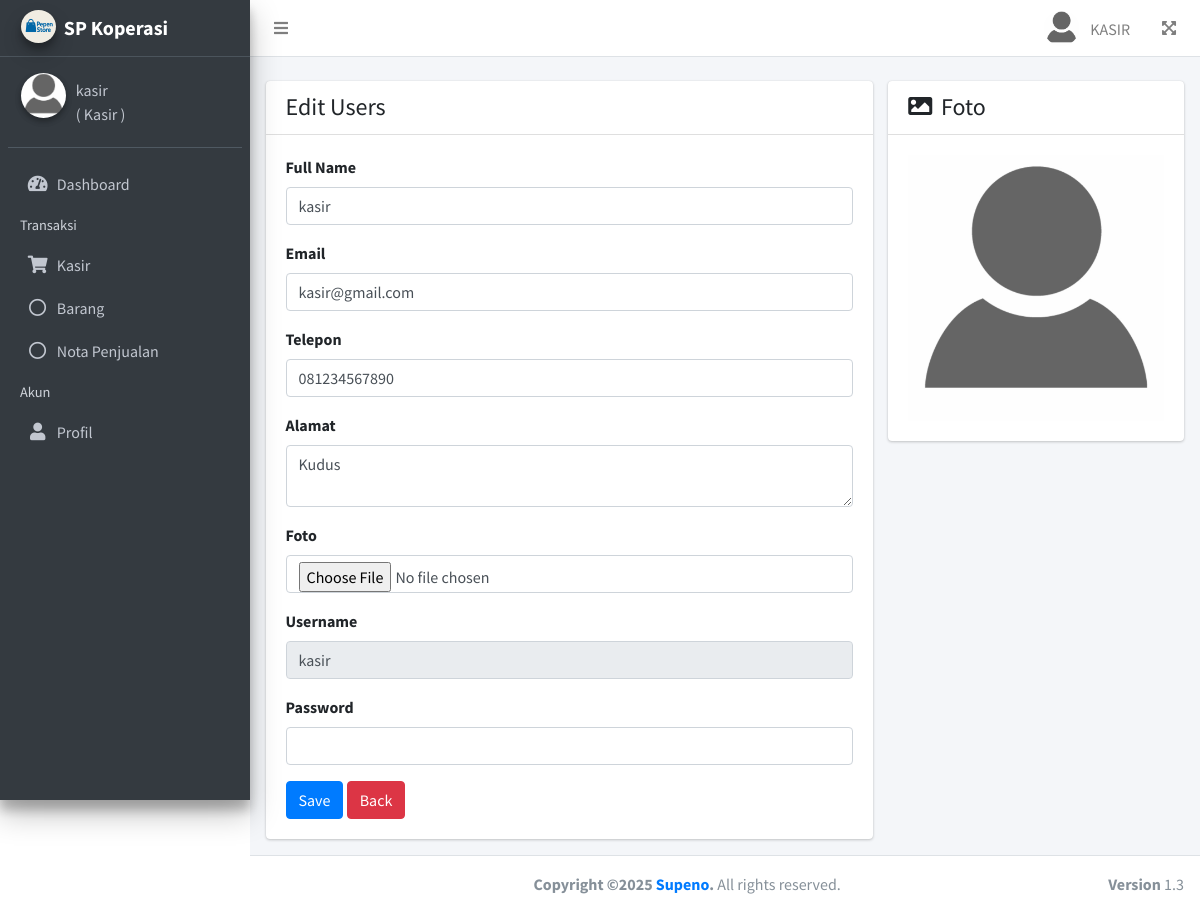
Before: /users/profil.php (signed in) with the older database file.
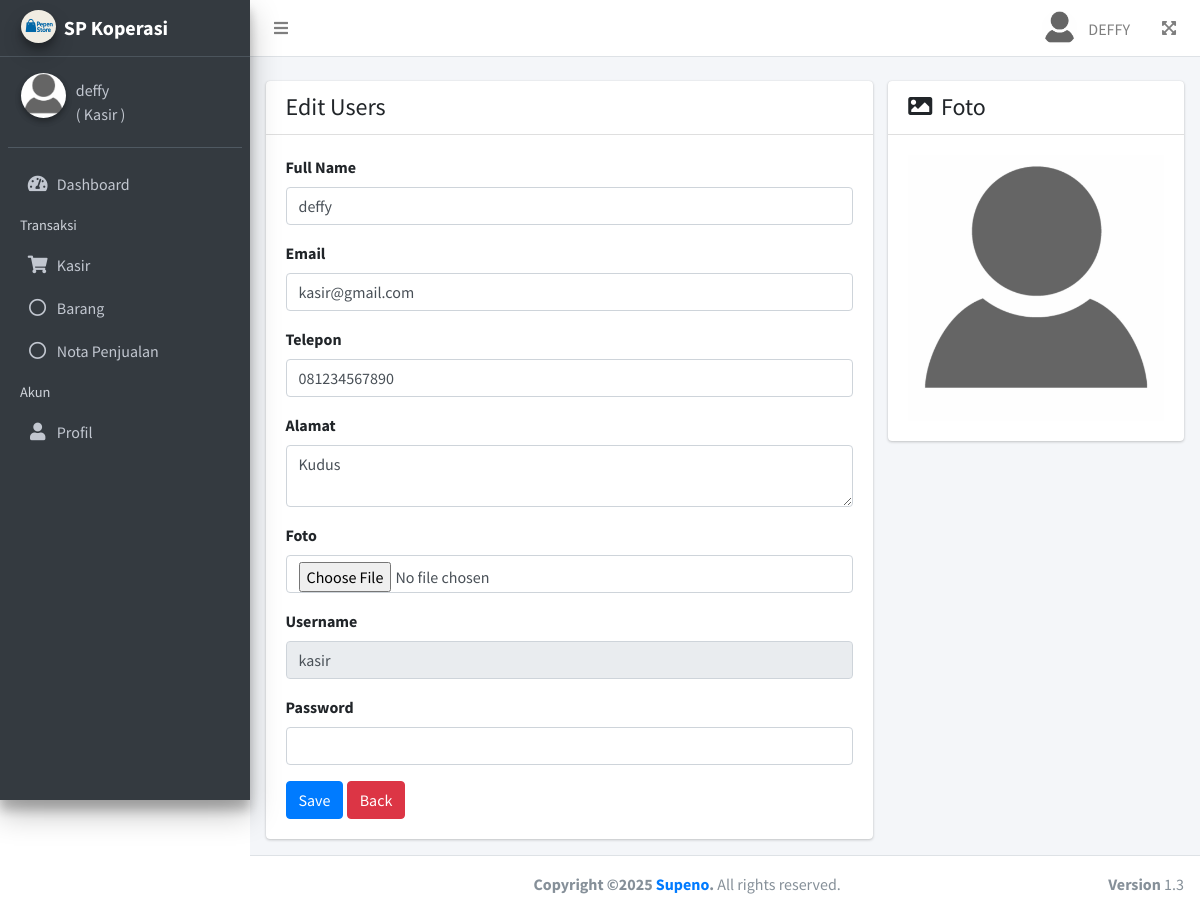
After: the same page with the newer database file.
### tables this page shows
CREATE TABLE `users` (
  `id` int(11) NOT NULL,
  `name` varchar(255) DEFAULT NULL,
  `email` varchar(255) DEFAULT NULL,
  `telepon` varchar(15) DEFAULT NULL,
  `alamat` text DEFAULT NULL,
  `avatar` varchar(255) DEFAULT NULL,
  `user` varchar(255) DEFAULT NULL,
  `pass` varchar(255) DEFAULT NULL,
  `akses` varchar(11) DEFAULT NULL,
  `active` varchar(11) DEFAULT NULL,
  `created_at` varchar(255) DEFAULT NULL
);

CREATE TABLE `toko` (
  `id` int(11) NOT NULL,
  `nama_toko` varchar(255) NOT NULL,
  `alamat_toko` text NOT NULL,
  `tlp` varchar(255) NOT NULL,
  `nama_pemilik` varchar(255) NOT NULL,
  `logo` varchar(255) DEFAULT NULL
);

CREATE TABLE `hak_akses` (
  `id` int(11) NOT NULL,
  `hak_akses` varchar(255) DEFAULT NULL
);

### setting.php (called while the page is built, shortened)
<?php
    $title_apl = 'SP Koperasi';
    $baseURL = ((isset($_SERVER['HTTPS']) && $_SERVER['HTTPS'] == "on") ? "https" : "http");
    $baseURL .= "://" . $_SERVER['HTTP_HOST'];
    $baseURL .= str_replace(basename($_SERVER['SCRIPT_NAME']), "", $_SERVER['SCRIPT_NAME']);

### helper.php (called while the page is built, shortened)
<?php
    function getSegments($baseURL, $segment)
    {
        $explode_url = explode('/', $_SERVER['REQUEST_URI']);
        $rowurl = count(explode('/', $baseURL));
        $row_url = count(parse_url($baseURL));
        $urlc = $rowurl-$row_url;
        $rurl = $urlc-1;
        $cont = $segment + $rurl;
        $uriSegments = explode("/", parse_url($_SERVER['REQUEST_URI'], PHP_URL_PATH));
        if (isset($uriSegments[$cont])) {
            return $uriSegments[$cont];
        } else {
            return '';
        }
    }

### views/users/profil.php (the view, shortened to what this page needs)
<?php
    $id =  $_SESSION['supeno_session']['id'];
    $sql = "SELECT * FROM users WHERE id = ?";
    $row = $connectdb->prepare($sql);
    $row->execute(array($id));
    $edit = $row->fetch(PDO::FETCH_OBJ);
?>
<div class="row">
    <div class="col-sm-8">
        <div class="card">
            <div class="card-header">
                <h4 class="mb-0">Edit Users</h4>
            </div>
            <div class="card-body">
                <form action="proses.php?aksi=update&profil=yes" method="post" enctype="multipart/form-data">
                    <div class="form-group">
                        <label for="">Full Name</label>
                        <input type="text" class="form-control" required value="<?= $edit->name;?>" name="name"
                            id="name" placeholder="" />
                    </div>
                    <div class="form-group">
                        <label for="">Email</label>
                        <input type="text" class="form-control" value="<?= $edit->email;?>" name="email" id="email"
                            placeholder="" />
                    </div>
                    <div class="form-group">
                        <label for="">Telepon</label>
                        <input type="text" class="form-control" value="<?= $edit->telepon;?>" name="telepon"
                            id="telepon" placeholder="" />
                    </div>
                    <div class="form-group">
                        <label for="">Alamat</label>
                        <textarea class="form-control" name="alamat" id="alamat"
                            placeholder=""><?= $edit->alamat;?></textarea>
                    </div>
                    <div class="form-group">
                        <label for="">Foto</label>
                        <input type="file" class="form-control" accept="image/*" name="avatar" id="avatar"
                            placeholder="" />
                    </div>
                    <div class="form-group">
                        <label for="">Username</label>
                        <input type="text" class="form-control" readonly required value="<?= $edit->user;?>" name="user"
                            id="user" placeholder="" />
                    </div>
                    <div class="form-group">
                        <label for="">Password</label>
                        <input type="password" class="form-control" required value="" name="pass" id="pass"
                            placeholder="" />
                    </div>
                    <button type="submit" class="btn btn-primary btn-md">Save</button>
                    <a href="index.php" class="btn btn-danger btn-md">Back</a>
                </form>
            </div>
        </div>
    </div>
    <div class="col-sm-4">
        <div class="card">
            <div class="card-header">
                <h4 class="mb-0"><i class="fa fa-image mr-1"></i> Foto</h4>
            </div>
            <div class="card-body">
                <img src="<?= $baseURL.'assets/uploads/users/'.$edit->avatar;?>" class="img-fluid w-100">
            </div>
        </div>
    </div>
</div>

### layouts/header.php (shortened to what this page needs)
<!doctype html>
<html lang="en">
<head>
    <link rel="stylesheet" href="<?= $baseURL;?>assets/plugins/fontawesome-free/css/all.min.css">
    <link rel="stylesheet" href="https://code.ionicframework.com/ionicons/2.0.1/css/ionicons.min.css">
    <link rel="stylesheet" href="<?= $baseURL;?>assets/plugins/select2/css/select2.min.css">
    <link rel="stylesheet" href="<?= $baseURL;?>assets/plugins/select2-bootstrap4-theme/select2-bootstrap4.min.css">
    <link rel="stylesheet" href="<?= $baseURL;?>assets/plugins/datatables-bs4/css/dataTables.bootstrap4.min.css">
    <link rel="stylesheet" href="<?= $baseURL;?>assets/plugins/datatables-responsive/css/responsive.bootstrap4.min.css">
    <link rel="stylesheet" href="<?= $baseURL;?>assets/plugins/datatables-buttons/css/buttons.bootstrap4.min.css">
    <link rel="stylesheet" href="<?= $baseURL;?>assets/plugins/ekko-lightbox/ekko-lightbox.css">
    <link rel="stylesheet" href="<?= $baseURL;?>assets/dist/css/adminlte.min.css">
    <link rel="stylesheet" href="<?= $baseURL;?>assets/plugins/sweetalert2-theme-bootstrap-4/bootstrap-4.css">
</head>
<?php
    if(!empty(getSegments($baseURL, '1'))){
        if(getSegments($baseURL, '1').'/'.getSegments($baseURL, '2') == 'barang/index.php'){
            $sidebar = "sidebar-collapse";
        }
        else if(getSegments($baseURL, '1').'/'.getSegments($baseURL, '2') == 'transaksi/index.php'){
            $sidebar = "sidebar-collapse";
        }
        else if(getSegments($baseURL, '1').'/'.getSegments($baseURL, '2') == 'transaksi_beli/index.php'){
            $sidebar = "sidebar-collapse";
        }
        else{
            $sidebar = "";
        }
    }else{
        $sidebar = "";
    }
?>
<body <?php if(in_array(getSegments($baseURL, '1'),['','index.php'])){?>onload="jam()" <?php }?>
    class="hold-transition sidebar-mini layout-fixed <?= $sidebar;?>">
    <div class="wrapper">
        <nav class="main-header navbar navbar-expand navbar-white navbar-light">
            <ul class="navbar-nav">
                <li class="nav-item">
                    <a class="nav-link" data-widget="pushmenu" href="#" role="button">
                        <i class="fas fa-bars"></i>
                    </a>
                </li>
            </ul>
            <ul class="navbar-nav ml-auto">
                <li class="nav-item dropdown">
                    <a class="nav-link" data-toggle="dropdown" href="#">
                        <img class="rounded-circle mr-2" style="width:35px;height:35px;object-fit:cover;margin-top:-5px;"
                            src="<?= $baseURL.'assets/uploads/users/'.$users->avatar;?>">
                        <span class="text-uppercase">
                            <?= $users->name;?>
                        </span>
                    </a>
                </li>
                <li class="nav-item">
                    <a class="nav-link" data-widget="fullscreen" href="#" role="button" title="Fullscreen">
                        <i class="fas fa-expand-arrows-alt"></i>
                    </a>
                </li>
            </ul>
        </nav>

### layouts/sidebar.php (shortened to what this page needs)
<aside class="main-sidebar sidebar-dark-success elevation-4">
    <a href="<?= $baseURL;?>" class="brand-link">
        <img src="<?= $baseURL.'assets/uploads/toko/'.$toko->logo;?>" alt="AdminLTE Logo"
            class="brand-image img-circle elevation-3" style="width:35px;height:35px;object-fit:cover;">
        <span class="brand-text font-weight-bold"> <?= $title_apl;?></span>
    </a>
    <div class="sidebar">
        <div class="user-panel mt-3 pb-3 mb-3 d-flex">
            <div class="image">
                <img src="<?= $baseURL.'assets/uploads/users/'.$users->avatar;?>" class="img-circle elevation-2"
                    alt="User Image"  style="width:45px;height:45px;object-fit:cover;">
            </div>
            <div class="info">
                <a href="#" class="d-block"><?= $users->name;?> </a>
                <a href="#" class="d-block">( <?= $users->hak_akses;?> )</a>
            </div>
        </div>
        <nav class="mt-2">
            <ul class="nav nav-pills nav-sidebar flex-column" data-widget="treeview" role="menu" data-accordion="false">
                <li class="nav-item">
                    <a href="<?= $baseURL;?>" class="nav-link">
                        <i class="nav-icon fas fa-tachometer-alt"></i>
                        <p>
                            Dashboard
                        </p>
                    </a>
                </li>
                <li class="nav-header">Transaksi</li>
                <?php if(!empty(in_array($_SESSION['supeno_session']['akses'],[1,5]))){?>
                <li class="nav-item">
                    <a href="<?= $baseURL;?>transaksi/index.php" class="nav-link">
                        <i class="nav-icon fas fa-shopping-cart"></i>
                        <p>
                            Kasir
                        </p>
                    </a>
                </li>
                <?php }?>
                <?php if(!empty(in_array($_SESSION['supeno_session']['akses'],[5]))){?>
                <li class="nav-item">
                    <a href="<?= $baseURL;?>barang/index.php" class="nav-link">
                        <i class="far fa-circle nav-icon"></i>
                        <p>Barang</p>
                    </a>
                </li>
                <li class="nav-item">
                    <a href="<?= $baseURL;?>laporan/index.php" class="nav-link">
                        <i class="far fa-circle nav-icon"></i>
                        <p>Nota Penjualan</p>
                    </a>
                </li>
                <?php }?>
                <li class="nav-header">Akun</li>
                <li class="nav-item">
                    <a href="<?= $baseURL;?>users/profil.php" class="nav-link">
                        <i class="nav-icon fas fa-user"></i>
                        <p>
                            Profil
                        </p>
                    </a>
                </li>
            </ul>
        </nav>
    </div>
</aside>
<div class="content-wrapper pt-4">
    <section class="content">
        <div class="container-fluid">

### index.php (shortened to what this page needs)
<?php
require 'setting.php';
require 'helper.php';
if (!empty($_SESSION['supeno_session'])) {
    global $users;
    global $toko;
    $uid =  (int)$_SESSION['supeno_session']['id'];
    $sql_users = "SELECT hak_akses.hak_akses, users.* FROM users LEFT JOIN hak_akses ON users.akses=hak_akses.id WHERE users.id = ?";
    $row_users = $connectdb->prepare($sql_users);
    $row_users->execute(array($uid));
    $users = $row_users->fetch(PDO::FETCH_OBJ);
    $sql_toko =  "SELECT * FROM toko WHERE id = 1";
    $row_toko = $connectdb->prepare($sql_toko);
    $row_toko->execute();
    $toko = $row_toko->fetch(PDO::FETCH_OBJ);
} else {
    redirect($baseURL.'login.php');
    exit;
}
$explode_url = explode('/', $_SERVER['REQUEST_URI']);
$rowurl = count(explode('/', $baseURL));
$parseUrl = parse_url($baseURL);
$row_url = count($parseUrl);
$urlc = $rowurl-$row_url;
if (isset($parseUrl['port'])) {
    $rurl = $urlc;
} else {
    $rurl = $urlc-1;
}
$explode_url = array_slice($explode_url, $rurl);
require 'layouts/header.php';
require 'layouts/sidebar.php';
if (!empty($explode_url[1])) {
    if (!empty($explode_url[2])) {
        if (!empty($explode_url[3])) {
            $fl = explode('.php', $explode_url[3]);
            if (empty($fl[0])) {
                require 'views/errors/404.php';
            } else {
                $files = explode('?', $explode_url[3]);
                if (file_exists('views/'.$explode_url[1].'/'.$explode_url[2].'/'.$files[0])) {
                    require 'views/'.$explode_url[1].'/'.$explode_url[2].'/'.$files[0];
                } else {
                    require 'views/errors/404.php';
                }
            }
        } else {
            $files = explode('?', $explode_url[2]);
            if (file_exists('views/'.$explode_url[1].'/'.$files[0])) {
                require 'views/'.$explode_url[1].'/'.$files[0];
            } else {
                require 'views/errors/404.php';
            }
        }
    }
} else {
    include 'views/home/index.php';
}
include 'layouts/footer.php';

### layouts/footer.php (shortened to what this page needs)
</div>
</section>
</div>
<footer class="main-footer text-center">
    <strong>Copyright &copy;<?=date('Y');?> <a href="#">Supeno</a>.</strong>
    All rights reserved.
    <div class="float-right d-none d-sm-inline-block">
        <b>Version</b> 1.3
    </div>
</footer>
</div>
</body>
</html>

Changed rows visible on the page:
changed users "kasir@gmail.com": name "KASIR" → "DEFFY"; name "kasir" → "deffy"
